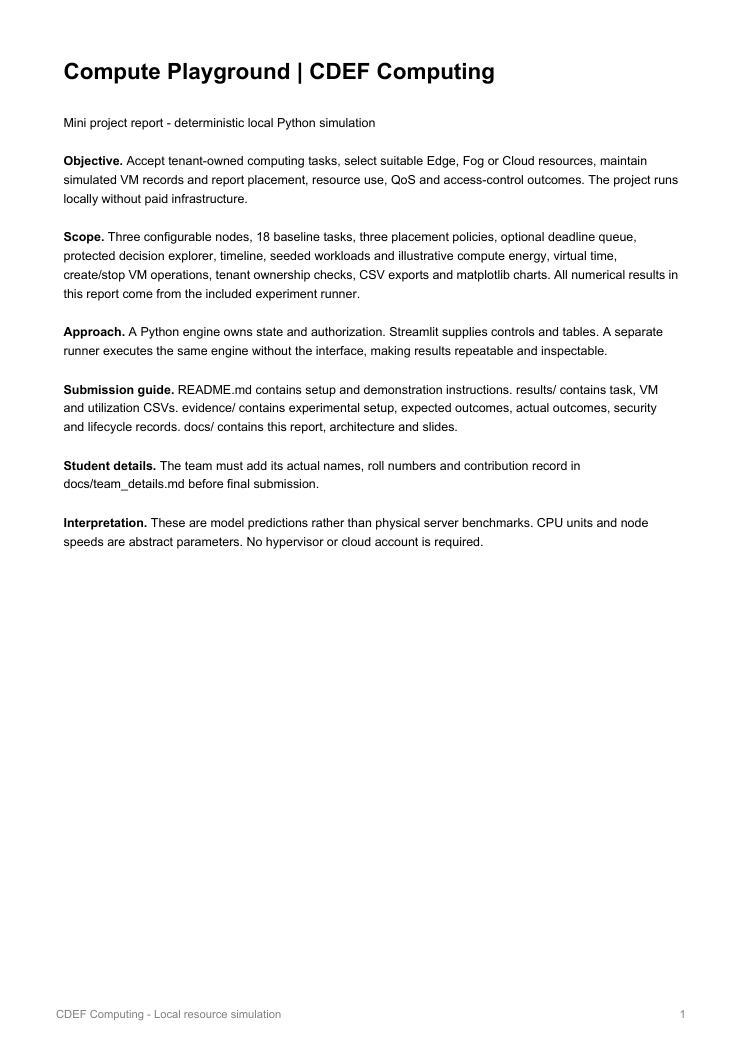
#> input picture Compute_Playground/.build/report-1.png, 742 x 1050 px; its folder holds only this picture in this run
$ python contact.py
#> lines starting #> are read from the running program, lines starting #| are printed output that depends on the picture
from PIL import Image,ImageDraw
from pathlib import Path
files=list(Path('.build').glob('report-*.png'))+list(Path('.build').glob('slide-*.png'))
out=Image.new('RGB',(1500,((len(files)+4)//5)*430),'#ddd')
#> out: PIL image 1500x430 RGB; every value is 221
for i,p in enumerate(files):
 im=Image.open(p);im.thumbnail((292,400));x=i%5*300;y=i//5*430;out.paste(im,(x,y+20));ImageDraw.Draw(out).text((x,y),p.name,fill='black')
#> further down, im is the input picture: PIL image 742x1050 RGB; min 0, max 255, mean 247.1
#> after `im.thumbnail((292, 400))`:
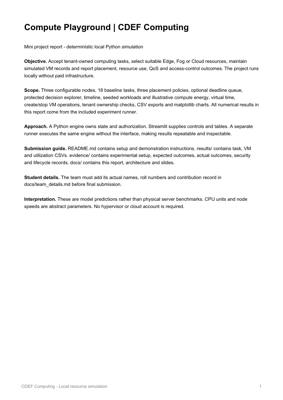
#> im: PIL image 283x400 RGB; min 3, max 255, mean 246.8
#> after `out.paste(im, (x, y + 20))`:
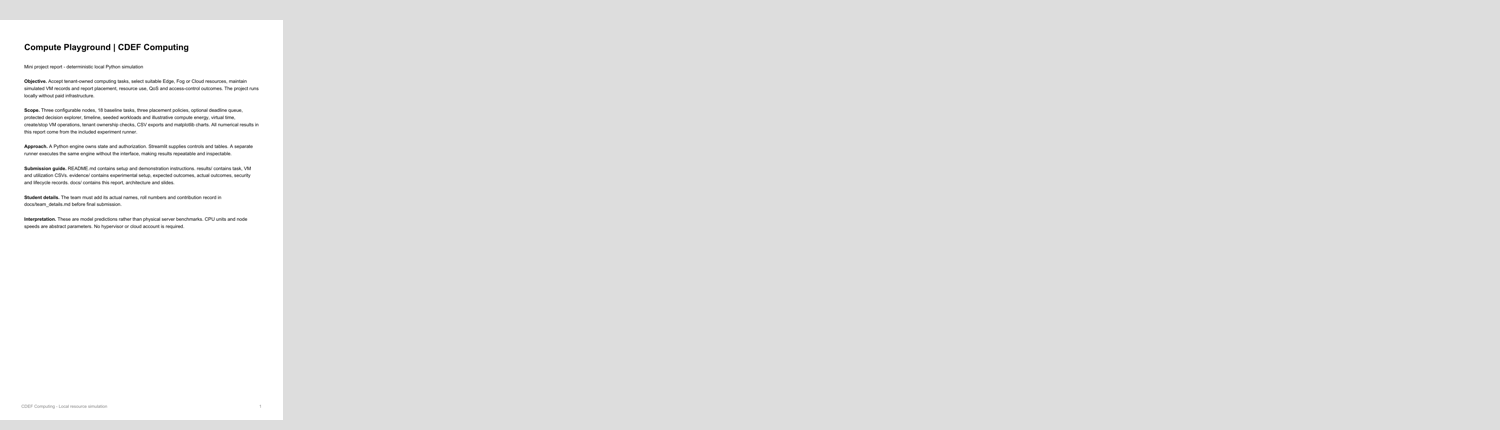
#> out: PIL image 1500x430 RGB; min 3, max 255, mean 225.5
out.save('.build/contact.png')

$ run again, on Compute_Playground/.build/report-5.png
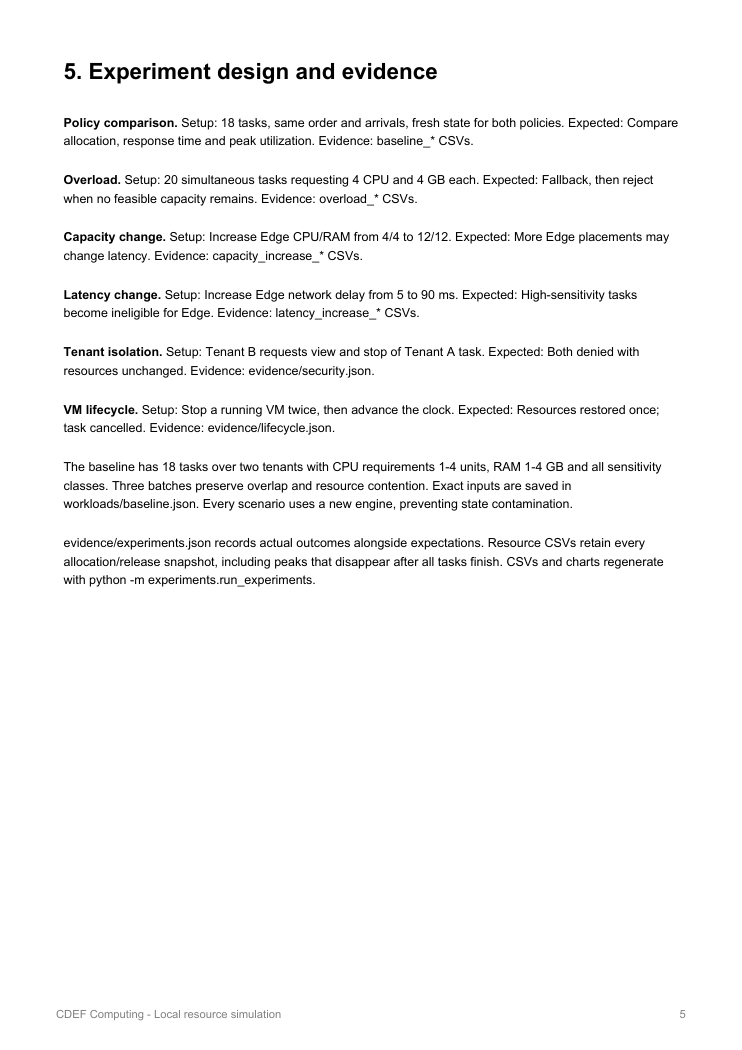
#> input picture Compute_Playground/.build/report-5.png, 742 x 1050 px
#> im is the input picture: PIL image 742x1050 RGB; min 0, max 255, mean 246.9
#> `im.thumbnail((292, 400))`:
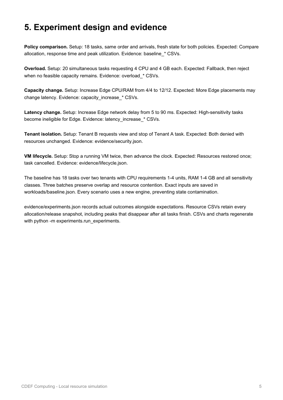
#> im: PIL image 283x400 RGB; min 1, max 255, mean 246.7
#> `out.paste(im, (x, y + 20))`:
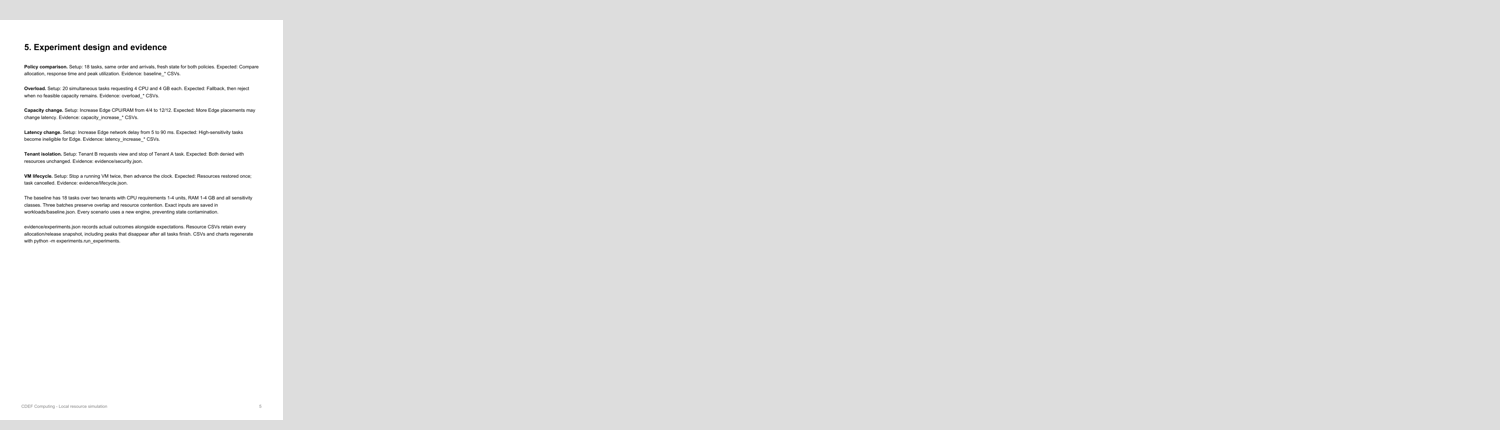
#> out: PIL image 1500x430 RGB; min 1, max 255, mean 225.5

$ run again, on Compute_Playground/.build/report-6.png
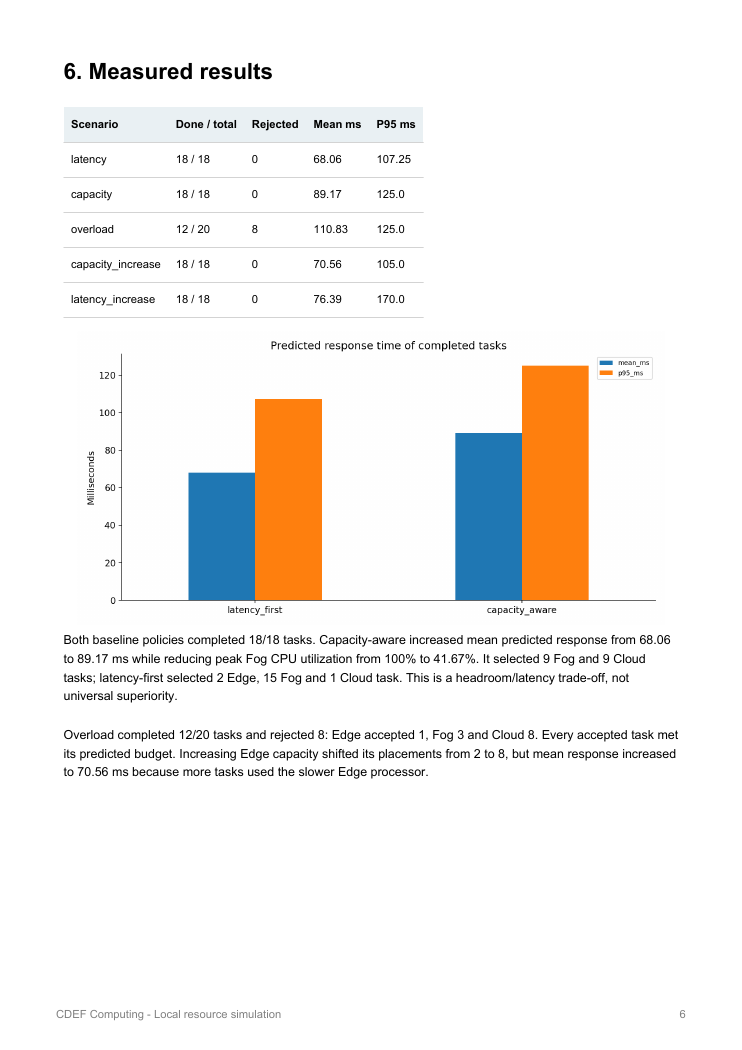
#> input picture Compute_Playground/.build/report-6.png, 742 x 1050 px
#> im is the input picture: PIL image 742x1050 RGB; mean R, G, B 244, 241.5, 238.9
#> `im.thumbnail((292, 400))`:
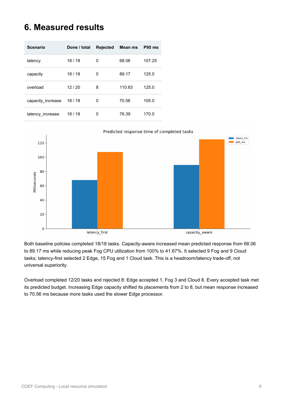
#> im: PIL image 283x400 RGB; mean R, G, B 243.8, 241.4, 238.7
#> `out.paste(im, (x, y + 20))`:
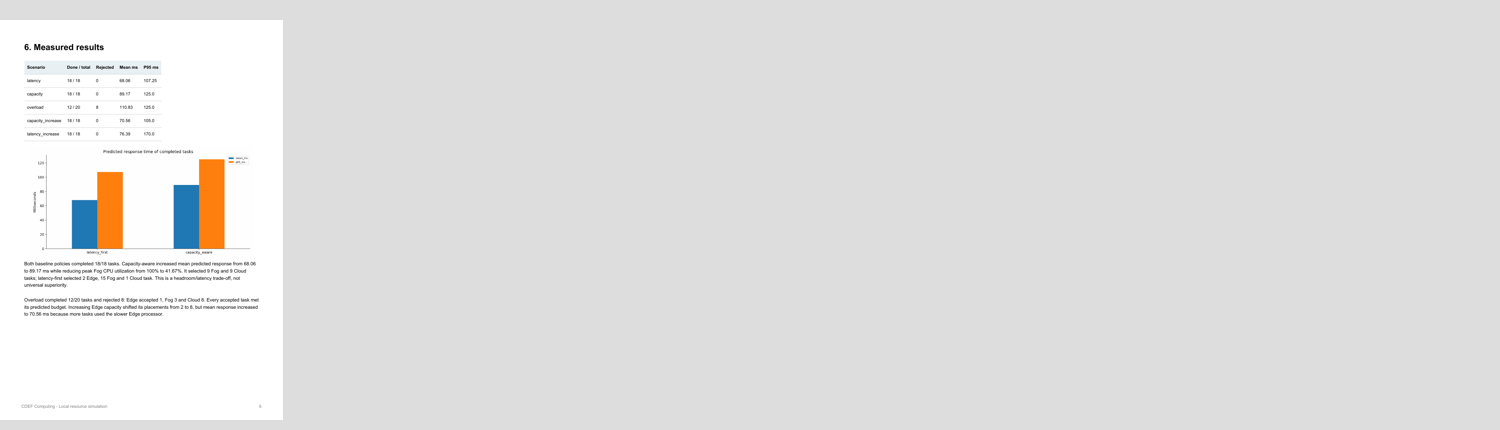
#> out: PIL image 1500x430 RGB; mean R, G, B 225, 224.6, 224.1

$ run again, on Compute_Playground/.build/report-7.png
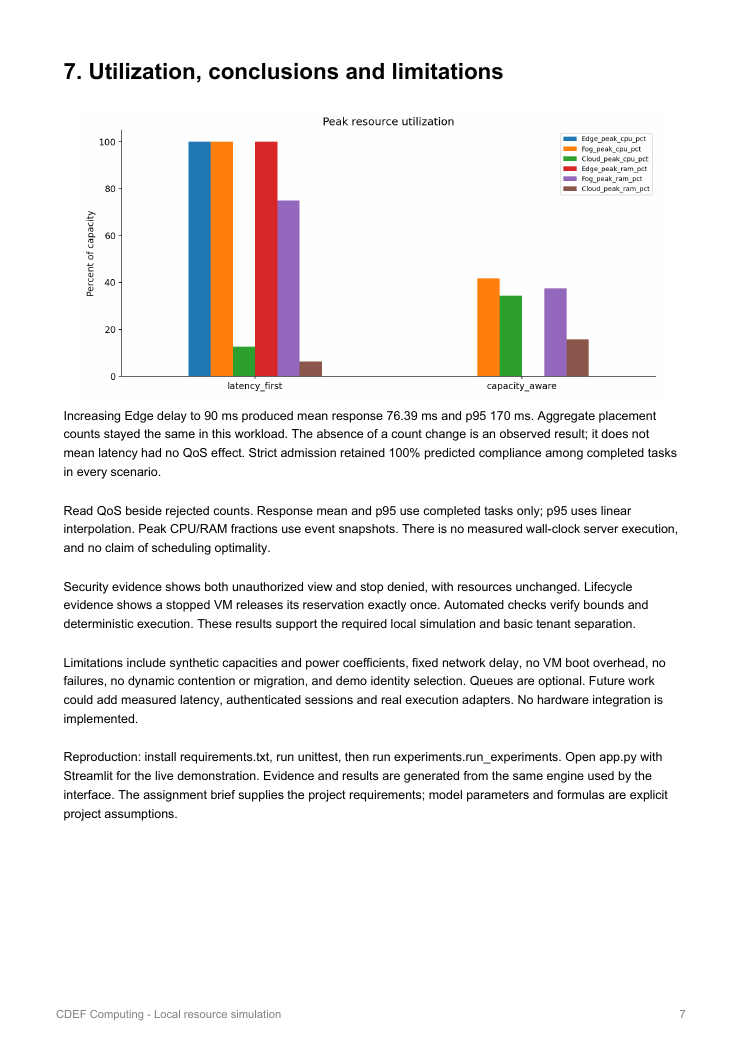
#> input picture Compute_Playground/.build/report-7.png, 742 x 1050 px
#> im is the input picture: PIL image 742x1050 RGB; mean R, G, B 242.5, 240.7, 240.3
#> `im.thumbnail((292, 400))`:
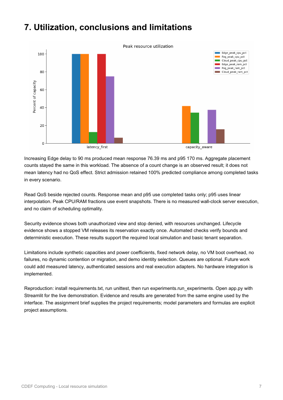
#> im: PIL image 283x400 RGB; mean R, G, B 242.3, 240.4, 240
#> `out.paste(im, (x, y + 20))`:
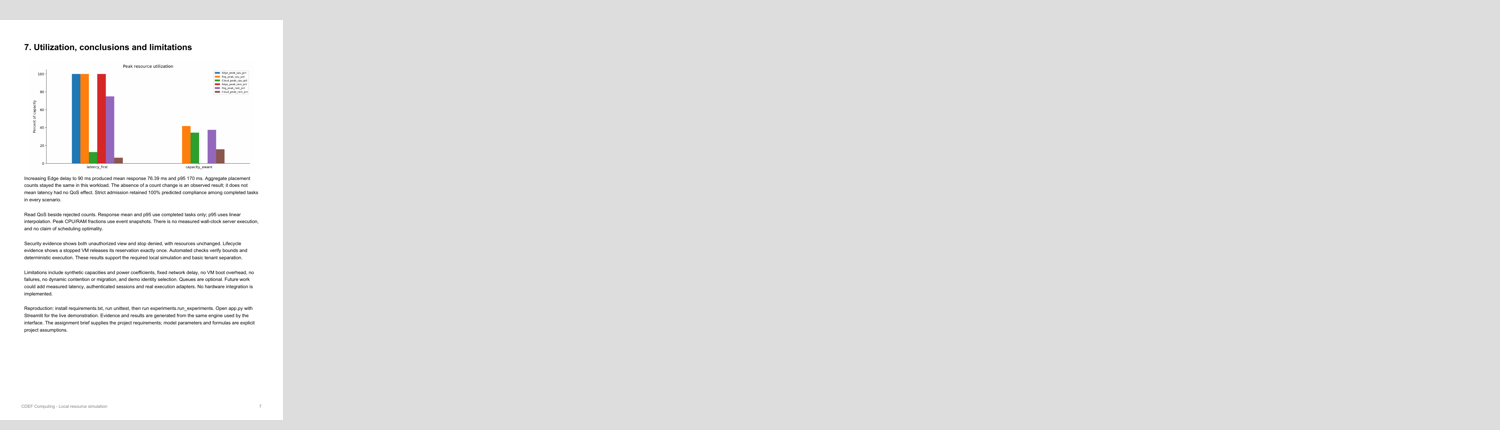
#> out: PIL image 1500x430 RGB; mean R, G, B 224.7, 224.4, 224.3

$ run again, on Compute_Playground/.build/report-2.png
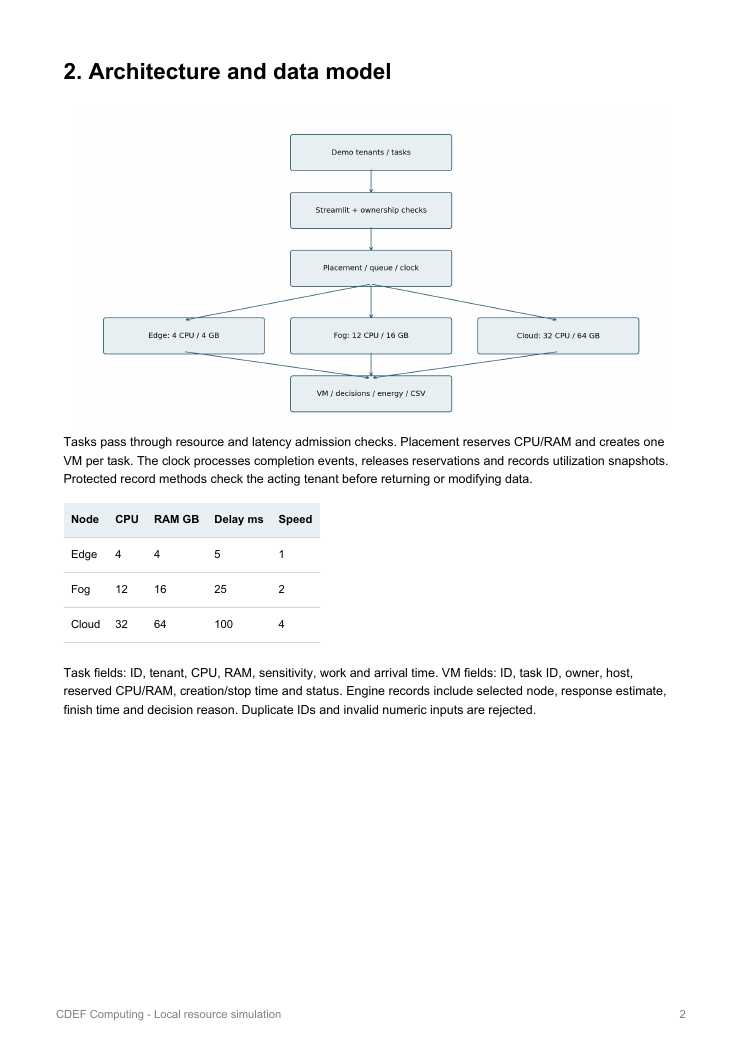
#> input picture Compute_Playground/.build/report-2.png, 742 x 1050 px
#> im is the input picture: PIL image 742x1050 RGB; mean R, G, B 248.5, 249.1, 249.4
#> `im.thumbnail((292, 400))`:
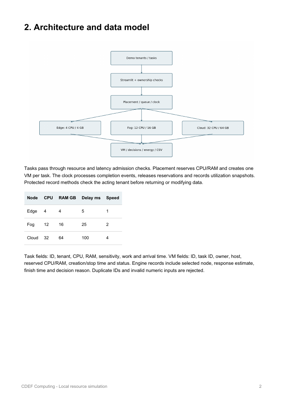
#> im: PIL image 283x400 RGB; mean R, G, B 248.4, 249, 249.2
#> `out.paste(im, (x, y + 20))`:
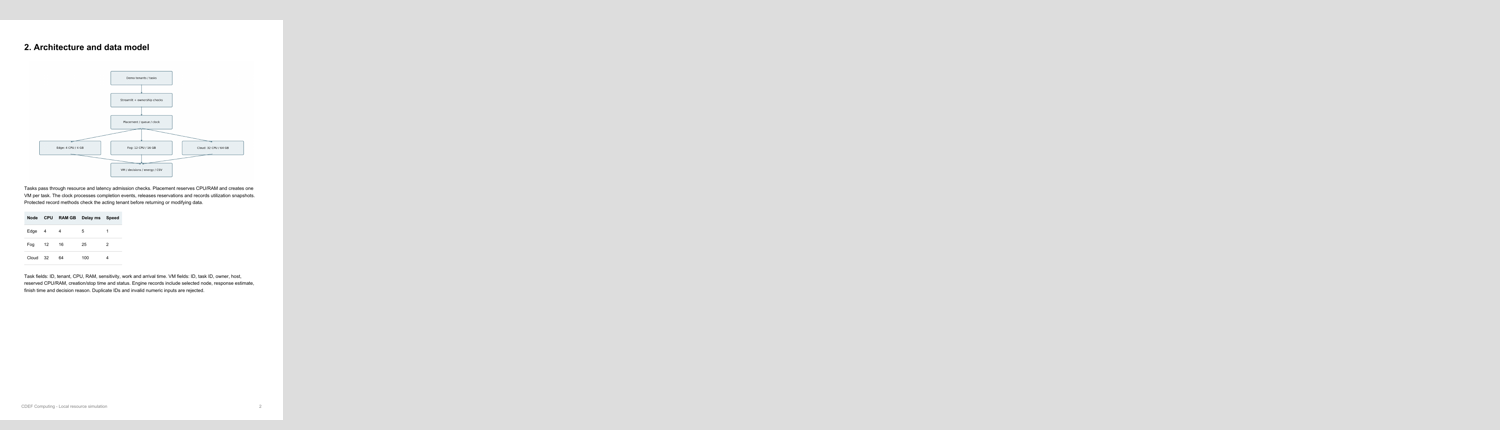
#> out: PIL image 1500x430 RGB; mean R, G, B 225.8, 225.9, 226
